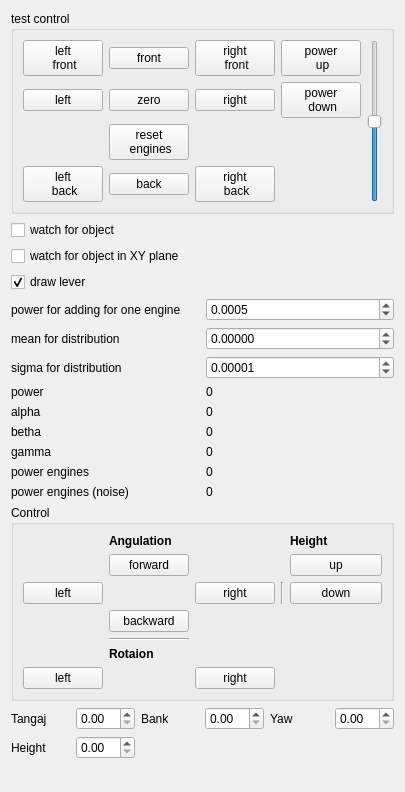
<?xml version="1.0" encoding="UTF-8"?>
<ui version="4.0">
 <class>quadmodel</class>
 <widget class="QWidget" name="quadmodel">
  <property name="geometry">
   <rect>
    <x>0</x>
    <y>0</y>
    <width>400</width>
    <height>792</height>
   </rect>
  </property>
  <property name="windowTitle">
   <string>Form</string>
  </property>
  <layout class="QVBoxLayout" name="verticalLayout">
   <item>
    <widget class="QGroupBox" name="groupBox_3">
     <property name="title">
      <string>test control</string>
     </property>
     <layout class="QHBoxLayout" name="horizontalLayout_8">
      <item>
       <layout class="QGridLayout" name="gridLayout">
        <item row="3" column="2">
         <widget class="QPushButton" name="pushButton">
          <property name="text">
           <string>back</string>
          </property>
         </widget>
        </item>
        <item row="3" column="1">
         <widget class="QPushButton" name="pb_left_back">
          <property name="text">
           <string>left
 back</string>
          </property>
         </widget>
        </item>
        <item row="3" column="3">
         <widget class="QPushButton" name="pb_right_back">
          <property name="text">
           <string>right
 back</string>
          </property>
         </widget>
        </item>
        <item row="0" column="3">
         <widget class="QPushButton" name="pb_right_front">
          <property name="text">
           <string>right
 front</string>
          </property>
         </widget>
        </item>
        <item row="2" column="2">
         <widget class="QPushButton" name="pb_zero_2">
          <property name="text">
           <string>reset 
 engines</string>
          </property>
         </widget>
        </item>
        <item row="1" column="2">
         <widget class="QPushButton" name="pb_zero">
          <property name="text">
           <string>zero</string>
          </property>
         </widget>
        </item>
        <item row="0" column="4">
         <widget class="QPushButton" name="pb_up">
          <property name="text">
           <string>power
 up</string>
          </property>
         </widget>
        </item>
        <item row="1" column="4">
         <widget class="QPushButton" name="pb_down">
          <property name="text">
           <string>power
 down</string>
          </property>
         </widget>
        </item>
        <item row="0" column="1">
         <widget class="QPushButton" name="pb_left_front">
          <property name="text">
           <string>left
 front</string>
          </property>
         </widget>
        </item>
        <item row="0" column="2">
         <widget class="QPushButton" name="pushButton_2">
          <property name="text">
           <string>front</string>
          </property>
         </widget>
        </item>
        <item row="1" column="1">
         <widget class="QPushButton" name="pushButton_3">
          <property name="text">
           <string>left</string>
          </property>
         </widget>
        </item>
        <item row="1" column="3">
         <widget class="QPushButton" name="pushButton_4">
          <property name="text">
           <string>right</string>
          </property>
         </widget>
        </item>
       </layout>
      </item>
      <item>
       <widget class="QSlider" name="vs_power">
        <property name="sizePolicy">
         <sizepolicy hsizetype="Fixed" vsizetype="Minimum">
          <horstretch>0</horstretch>
          <verstretch>0</verstretch>
         </sizepolicy>
        </property>
        <property name="maximumSize">
         <size>
          <width>16777215</width>
          <height>300</height>
         </size>
        </property>
        <property name="minimum">
         <number>-400</number>
        </property>
        <property name="maximum">
         <number>400</number>
        </property>
        <property name="orientation">
         <enum>Qt::Vertical</enum>
        </property>
       </widget>
      </item>
     </layout>
    </widget>
   </item>
   <item>
    <layout class="QGridLayout" name="gridLayout_4">
     <property name="topMargin">
      <number>0</number>
     </property>
     <item row="3" column="1">
      <widget class="QDoubleSpinBox" name="dsb_power">
       <property name="decimals">
        <number>4</number>
       </property>
       <property name="minimum">
        <double>-99.989999999999995</double>
       </property>
       <property name="singleStep">
        <double>0.001000000000000</double>
       </property>
       <property name="value">
        <double>0.000500000000000</double>
       </property>
      </widget>
     </item>
     <item row="1" column="0">
      <widget class="QCheckBox" name="cb_watch">
       <property name="text">
        <string>watch for object in XY plane</string>
       </property>
      </widget>
     </item>
     <item row="0" column="0">
      <widget class="QCheckBox" name="cb_watch_gl">
       <property name="text">
        <string>watch for object</string>
       </property>
      </widget>
     </item>
     <item row="4" column="0">
      <widget class="QLabel" name="label_9">
       <property name="text">
        <string>mean for distribution</string>
       </property>
      </widget>
     </item>
     <item row="3" column="0">
      <widget class="QLabel" name="label_8">
       <property name="text">
        <string>power for adding for one engine</string>
       </property>
      </widget>
     </item>
     <item row="4" column="1">
      <widget class="QDoubleSpinBox" name="dsb_mean">
       <property name="decimals">
        <number>5</number>
       </property>
       <property name="minimum">
        <double>-99.989999999999995</double>
       </property>
       <property name="singleStep">
        <double>0.000010000000000</double>
       </property>
       <property name="value">
        <double>0.000000000000000</double>
       </property>
      </widget>
     </item>
     <item row="5" column="0">
      <widget class="QLabel" name="label_10">
       <property name="text">
        <string>sigma for distribution</string>
       </property>
      </widget>
     </item>
     <item row="5" column="1">
      <widget class="QDoubleSpinBox" name="dsb_sigma">
       <property name="decimals">
        <number>5</number>
       </property>
       <property name="minimum">
        <double>-99.989999999999995</double>
       </property>
       <property name="singleStep">
        <double>0.000010000000000</double>
       </property>
       <property name="value">
        <double>0.000010000000000</double>
       </property>
      </widget>
     </item>
     <item row="2" column="0">
      <widget class="QCheckBox" name="chb_draw_lever">
       <property name="text">
        <string>draw lever</string>
       </property>
       <property name="checked">
        <bool>true</bool>
       </property>
      </widget>
     </item>
    </layout>
   </item>
   <item>
    <layout class="QGridLayout" name="gridLayout_3">
     <item row="2" column="1">
      <widget class="QLabel" name="label_betha">
       <property name="text">
        <string>0</string>
       </property>
      </widget>
     </item>
     <item row="1" column="1">
      <widget class="QLabel" name="label_alpha">
       <property name="text">
        <string>0</string>
       </property>
      </widget>
     </item>
     <item row="3" column="0">
      <widget class="QLabel" name="label_4">
       <property name="text">
        <string>gamma</string>
       </property>
      </widget>
     </item>
     <item row="0" column="1">
      <widget class="QLabel" name="label_power">
       <property name="text">
        <string>0</string>
       </property>
      </widget>
     </item>
     <item row="4" column="0">
      <widget class="QLabel" name="label_">
       <property name="text">
        <string>power engines</string>
       </property>
      </widget>
     </item>
     <item row="3" column="1">
      <widget class="QLabel" name="label_gamma">
       <property name="text">
        <string>0</string>
       </property>
      </widget>
     </item>
     <item row="4" column="1">
      <widget class="QLabel" name="label_power_engines">
       <property name="text">
        <string>0</string>
       </property>
      </widget>
     </item>
     <item row="0" column="0">
      <widget class="QLabel" name="label">
       <property name="text">
        <string>power</string>
       </property>
      </widget>
     </item>
     <item row="2" column="0">
      <widget class="QLabel" name="label_3">
       <property name="text">
        <string>betha</string>
       </property>
      </widget>
     </item>
     <item row="1" column="0">
      <widget class="QLabel" name="label_2">
       <property name="text">
        <string>alpha</string>
       </property>
      </widget>
     </item>
     <item row="5" column="0">
      <widget class="QLabel" name="label_5">
       <property name="text">
        <string>power engines (noise)</string>
       </property>
      </widget>
     </item>
     <item row="5" column="1">
      <widget class="QLabel" name="label_power_engines_noise">
       <property name="text">
        <string>0</string>
       </property>
      </widget>
     </item>
    </layout>
   </item>
   <item>
    <widget class="QGroupBox" name="groupBox_6">
     <property name="title">
      <string>Control</string>
     </property>
     <layout class="QHBoxLayout" name="horizontalLayout_13">
      <item>
       <layout class="QGridLayout" name="gridLayout_7">
        <property name="topMargin">
         <number>0</number>
        </property>
        <item row="4" column="1">
         <widget class="Line" name="line">
          <property name="orientation">
           <enum>Qt::Horizontal</enum>
          </property>
         </widget>
        </item>
        <item row="2" column="3">
         <widget class="Line" name="line_2">
          <property name="orientation">
           <enum>Qt::Vertical</enum>
          </property>
         </widget>
        </item>
        <item row="6" column="2">
         <widget class="QPushButton" name="pushButton_14">
          <property name="text">
           <string>right</string>
          </property>
         </widget>
        </item>
        <item row="3" column="1">
         <widget class="QPushButton" name="pb_backward">
          <property name="text">
           <string>backward</string>
          </property>
         </widget>
        </item>
        <item row="2" column="2">
         <widget class="QPushButton" name="pb_right">
          <property name="text">
           <string>right</string>
          </property>
         </widget>
        </item>
        <item row="1" column="1">
         <widget class="QPushButton" name="pb_forward">
          <property name="text">
           <string>forward</string>
          </property>
         </widget>
        </item>
        <item row="2" column="0">
         <widget class="QPushButton" name="pb_left">
          <property name="text">
           <string>left</string>
          </property>
         </widget>
        </item>
        <item row="5" column="1">
         <widget class="QLabel" name="label_18">
          <property name="font">
           <font>
            <weight>75</weight>
            <bold>true</bold>
           </font>
          </property>
          <property name="text">
           <string>Rotaion</string>
          </property>
         </widget>
        </item>
        <item row="0" column="1">
         <widget class="QLabel" name="label_7">
          <property name="font">
           <font>
            <weight>75</weight>
            <bold>true</bold>
           </font>
          </property>
          <property name="text">
           <string>Angulation</string>
          </property>
         </widget>
        </item>
        <item row="6" column="0">
         <widget class="QPushButton" name="pushButton_13">
          <property name="text">
           <string>left</string>
          </property>
         </widget>
        </item>
       </layout>
      </item>
      <item>
       <layout class="QVBoxLayout" name="verticalLayout_13">
        <property name="leftMargin">
         <number>0</number>
        </property>
        <item>
         <widget class="QLabel" name="label_15">
          <property name="font">
           <font>
            <weight>75</weight>
            <bold>true</bold>
           </font>
          </property>
          <property name="text">
           <string>Height</string>
          </property>
         </widget>
        </item>
        <item>
         <widget class="QPushButton" name="pb_up_2">
          <property name="text">
           <string>up</string>
          </property>
         </widget>
        </item>
        <item>
         <widget class="QPushButton" name="pb_down_2">
          <property name="text">
           <string>down</string>
          </property>
         </widget>
        </item>
        <item>
         <spacer name="verticalSpacer_4">
          <property name="orientation">
           <enum>Qt::Vertical</enum>
          </property>
          <property name="sizeHint" stdset="0">
           <size>
            <width>20</width>
            <height>40</height>
           </size>
          </property>
         </spacer>
        </item>
       </layout>
      </item>
     </layout>
    </widget>
   </item>
   <item>
    <layout class="QGridLayout" name="gridLayout_8">
     <property name="topMargin">
      <number>0</number>
     </property>
     <item row="0" column="0">
      <widget class="QLabel" name="label_16">
       <property name="text">
        <string>Tangaj</string>
       </property>
      </widget>
     </item>
     <item row="0" column="3">
      <widget class="QDoubleSpinBox" name="dsb_bank"/>
     </item>
     <item row="0" column="1">
      <widget class="QDoubleSpinBox" name="dsb_tangaj"/>
     </item>
     <item row="0" column="2">
      <widget class="QLabel" name="label_20">
       <property name="text">
        <string>Bank</string>
       </property>
      </widget>
     </item>
     <item row="0" column="4">
      <widget class="QLabel" name="label_21">
       <property name="text">
        <string>Yaw</string>
       </property>
      </widget>
     </item>
     <item row="0" column="5">
      <widget class="QDoubleSpinBox" name="dsb_yaw"/>
     </item>
     <item row="1" column="0">
      <widget class="QLabel" name="label_22">
       <property name="text">
        <string>Height</string>
       </property>
      </widget>
     </item>
     <item row="1" column="1">
      <widget class="QDoubleSpinBox" name="dsb_height">
       <property name="toolTip">
        <string>height</string>
       </property>
      </widget>
     </item>
    </layout>
   </item>
   <item>
    <spacer name="verticalSpacer_3">
     <property name="orientation">
      <enum>Qt::Vertical</enum>
     </property>
     <property name="sizeHint" stdset="0">
      <size>
       <width>20</width>
       <height>40</height>
      </size>
     </property>
    </spacer>
   </item>
  </layout>
 </widget>
 <resources/>
 <connections/>
</ui>
